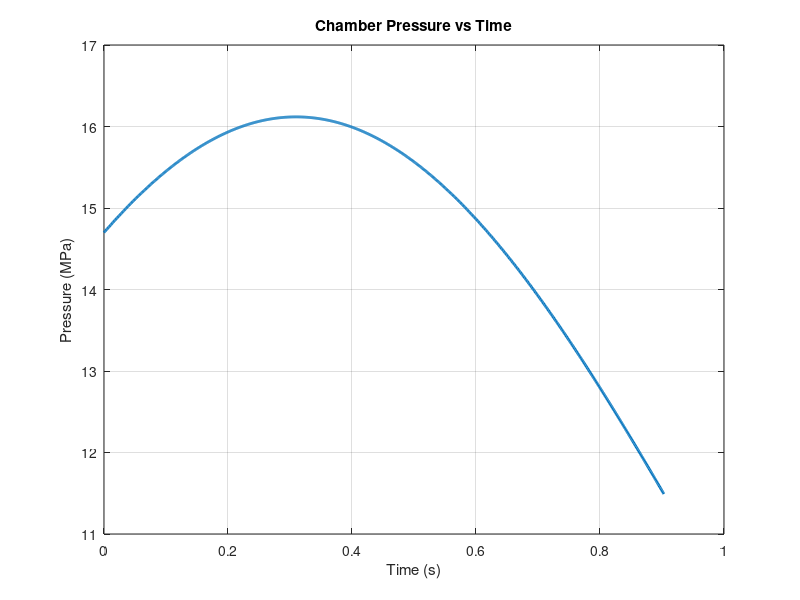
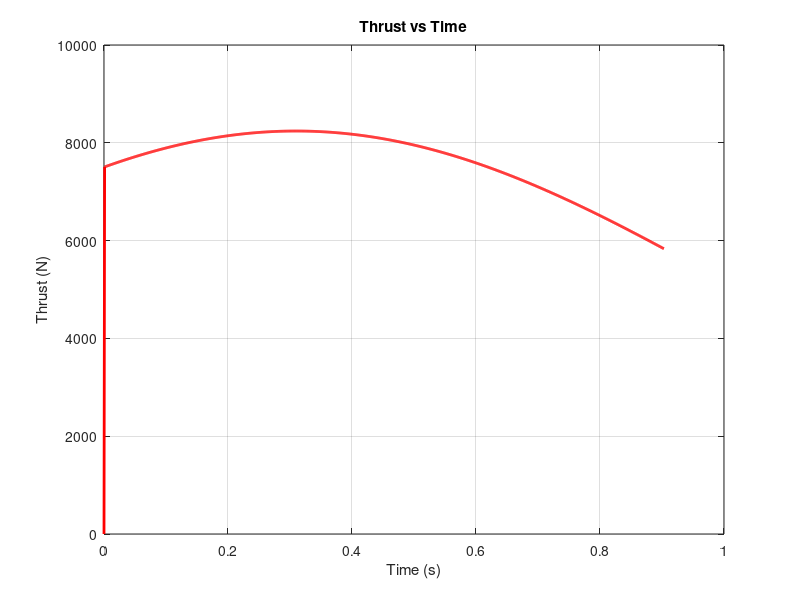
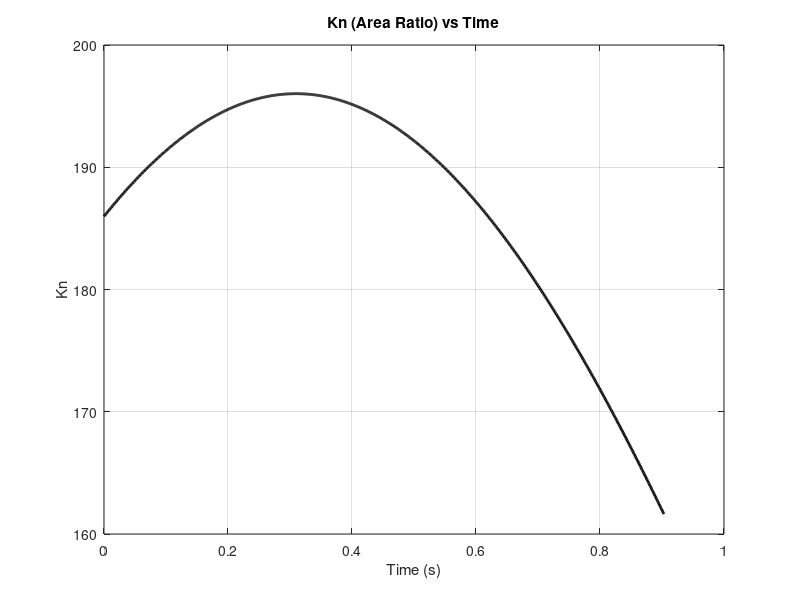

MATLAB code to generate these figures, in order:
% openMotor BATES Grain Simulation in MATLAB
% Analytical 0D Internal Ballistics Simulator

clear; clc; close all;

%% Configuration & Constants
% Constants
R_gas = 8314.462618; % Universal gas constant, J/(mol*K)
atm_pres = 101325; % Ambient pressure, Pa

% Simulation Settings
dt = 0.001; % Timestep, seconds
burnout_web_thres = 0.0001; % Web burnout threshold, m
burnout_thrust_thres = 0.1; % Thrust burnout threshold, N

%% Inputs
% Propellant Properties
prop.density = 1710; % kg/m^3 (approximate value for APCP)
prop.a = 0.025 / 1000; % Burn rate coefficient, converted from mm/(s*Pa^n) to m/(s*Pa^n)
prop.n = 0.43; % Burn rate exponent
prop.gamma = 1.17; % Specific Heat Ratio (k)
prop.t = 3019; % Combustion Temperature, K
prop.m = 25.935; % Exhaust Molar Mass, converted from kg/Kmol to kg/mol

% Nozzle Geometry
nozzle.throat_dia = 21 / 1000; % converted from mm to m
nozzle.exit_dia = 44.4 / 1000; % converted from mm to m
nozzle.efficiency = 0.95;
nozzle.div_angle = 15; % Divergence half-angle, degrees
nozzle.conv_angle = 45; % Convergence half-angle, degrees
nozzle.throat_length = 2 / 1000; % converted from mm to m
nozzle.slag_coeff = 0; % (m*Pa)/s
nozzle.erosion_coeff = 0; % m/(s*Pa)

% Grain Geometry (BATES)
grain.outer_dia = 98.7 / 1000; % converted from mm to m
grain.core_dia = 43.7 / 1000; % converted from mm to m
grain.length = 145 / 1000; % converted from mm to m
grain.num_grains = 2;

%% Pre-calculations
nozzle_throat_area_initial = pi * (nozzle.throat_dia / 2)^2;
nozzle_exit_area = pi * (nozzle.exit_dia / 2)^2;
nozzle_expansion_ratio = nozzle_exit_area / nozzle_throat_area_initial;
grain.web = (grain.outer_dia - grain.core_dia) / 2;
total_motor_volume = grain.num_grains * (pi * (grain.outer_dia / 2)^2 * grain.length);

% Calculate Nozzle Losses
divAngleRad = nozzle.div_angle * pi / 180;
divLoss = (1 + cos(divAngleRad)) / 2;
throatAspect = nozzle.throat_length / nozzle.throat_dia;
if throatAspect > 0.45
    throatLoss = 0.95;
else
    throatLoss = 0.99 - (0.0333 * throatAspect);
end
skinLoss = 0.99;
nozzle_adjusted_eff_mult = divLoss * throatLoss * nozzle.efficiency;

%% Helper Functions

% Pressure from Kn
calc_ideal_pressure = @(kn, prop, R_gas) ...
    ((kn * prop.density * prop.a) / ...
    (sqrt(prop.gamma / ((R_gas / prop.m) * prop.t)) * sqrt((2 / (prop.gamma + 1)) ^ ((prop.gamma + 1) / (prop.gamma - 1))))) ...
    ^ (1 / (1 - prop.n));

% Calculate Exit Pressure (Newton-Raphson approximation for Expansion Ratio)
% A/A* = (1/M) * [(2/(k+1)) * (1 + (k-1)/2 * M^2)]^((k+1)/(2*(k-1)))
% We use fsolve in openMotor, here we use an iterative approach or fzero
% Alternatively, using a more straightforward isentropic function to find Pe/Pc given Area Ratio
function Pe = calc_exit_pressure(Pc, eps, gamma)
    % Solves for Exit Pressure
    % eRatioFromPRatio = (((k+1)/2)^(1/(k-1))) * (pRatio ^ (1/k)) * ((((k+1)/(k-1))*(1-(pRatio^((k-1)/k))))^0.5);
    % We want eRatioFromPRatio(PR) = eps -> f(PR) = 0
    func = @(PR) ((((gamma+1)/2)^(1/(gamma-1))) * (PR .^ (1/gamma)) .* sqrt(((gamma+1)/(gamma-1)).*(1-(PR.^((gamma-1)/gamma))))) - 1/eps;

    % Initial guess for supersonic flow (PR = Pe/Pc is small)
    PR_guess = 0.05;
    options = optimset('Display', 'off');
    PR = fzero(func, PR_guess, options);
    Pe = PR * Pc;
end

% BATES Grain geometry calculations
function face_area = get_face_area(reg, grain)
    uncored = pi * (grain.outer_dia / 2)^2;
    core_area = pi * ((grain.core_dia / 2) + reg)^2;
    face_area = uncored - core_area;
    if face_area < 0
        face_area = 0;
    end
end

function port_area = get_port_area(reg, grain)
    uncored = pi * (grain.outer_dia / 2)^2;
    face_area = get_face_area(reg, grain);
    port_area = uncored - face_area;
end

function length_left = get_regressed_length(reg, grain)
    end_pos_0 = reg;
    end_pos_1 = grain.length - reg;
    length_left = end_pos_1 - end_pos_0;
    if length_left < 0
        length_left = 0;
    end
end

function core_SA = get_core_surface_area(reg, grain)
    core_perimeter = 2 * pi * ((grain.core_dia / 2) + reg);
    core_SA = core_perimeter * get_regressed_length(reg, grain);
end

function [SA, vol, free_vol, is_web_left] = calc_bates_geom(reg, grain, burnout_thres)
    is_web_left = (grain.web - reg) > burnout_thres;
    if ~is_web_left || get_regressed_length(reg, grain) <= 0
        SA = 0;
        vol = 0;
        free_vol = pi * (grain.outer_dia / 2)^2 * grain.length;
        return;
    end

    face_area = get_face_area(reg, grain);
    core_SA = get_core_surface_area(reg, grain);
    SA = (2 * face_area) + core_SA;
    vol = face_area * get_regressed_length(reg, grain);

    total_grain_vol = pi * (grain.outer_dia / 2)^2 * grain.length;
    free_vol = total_grain_vol - vol;
end

function mass_flux = get_peak_mass_flux(mass_in, dt, reg, d_reg, density, grain)
    % Equivalent to PerforatedGrain.getMassFlux at the bottom of the grain
    % position = endPos[1]
    end_pos_0 = reg;
    end_pos_1 = grain.length - reg;
    position = end_pos_1;

    % Bates has Both ends uninhibited
    top = get_face_area(reg + d_reg, grain) * d_reg * density;
    counted_core_length = position - (end_pos_0 + d_reg);
    if counted_core_length < 0
        counted_core_length = 0;
    end

    core = (get_port_area(reg + d_reg, grain) * counted_core_length) - ...
           (get_port_area(reg, grain) * counted_core_length);
    core = core * density;

    mass_flow = mass_in + ((top + core) / dt);
    mass_flux = mass_flow / get_port_area(reg + d_reg, grain);
end


%% Simulation Loop Setup
t = 0;
time_data = [0];
pressure_data = [];
thrust_data = [];
kn_data = [];
regression = 0;

dThroat = 0;
mass = 0;
for i = 1:grain.num_grains
    [~, v, ~, ~] = calc_bates_geom(0, grain, burnout_web_thres);
    mass = mass + (v * prop.density);
end
mass_data = [mass];

% Initial Calculations (t=0)
[total_SA, ~, free_vol, ~] = calc_bates_geom(0, grain, burnout_web_thres);
total_SA = total_SA * grain.num_grains;
throat_area = pi * ((nozzle.throat_dia + dThroat) / 2)^2;
Kn = total_SA / throat_area;
kn_data = [Kn];
initial_kn = Kn;

Pc = calc_ideal_pressure(Kn, prop, R_gas);
pressure_data = [Pc];
thrust_data = [0];
mass_flux_data = [0];

% Pre-calculate new metrics
propellant_length = grain.length * grain.num_grains * 1000; % mm
initial_port_area = pi * (grain.core_dia / 2)^2;
port_throat_ratio = initial_port_area / throat_area;

% volume loading = 1 - (free volume / total volume)
per_grain_free_vol = free_vol; % at t=0
total_free_vol = per_grain_free_vol * grain.num_grains;
volume_loading = (1 - (total_free_vol / total_motor_volume)) * 100;

%% Simulation Loop
while true
    % Store last regression distance before updating
    last_regression = regression;

    % Regression for this step based on LAST step's pressure
    if Pc > 0
        burn_rate = prop.a * (Pc ^ prop.n);
    else
        burn_rate = 0;
    end
    d_reg = burn_rate * dt;
    regression = regression + d_reg;

    % Check if all grains are burned out
    is_burning = false;
    total_SA = 0;
    current_mass = 0;
    mass_flow = 0;
    mass_flux = 0;

    for i = 1:grain.num_grains
        [SA, v, ~, is_web_left] = calc_bates_geom(regression, grain, burnout_web_thres);
        if is_web_left && SA > 0
            is_burning = true;

            % Python: perGrainMassFlux[gid] = grain.getPeakMassFlux(massFlow, dTime, perGrainReg[gid], reg, density)
            grain_mass_flux = get_peak_mass_flux(mass_flow, dt, last_regression, d_reg, prop.density, grain);

            % Python logic for massFlow
            last_grain_mass = get_face_area(last_regression, grain) * get_regressed_length(last_regression, grain) * prop.density;
            current_grain_mass = v * prop.density;
            mass_flow = mass_flow + (last_grain_mass - current_grain_mass) / dt;

            mass_flux = grain_mass_flux; % highest at the bottom
        end
        total_SA = total_SA + SA;
        current_mass = current_mass + (v * prop.density);
    end

    % If burnout occurred and pressure is practically zero, break
    if ~is_burning
        break;
    end

    % Calculate Throat Area (with erosion/slag - optional)
    if Pc == 0
        slagRate = 0;
    else
        slagRate = (1 / Pc) * nozzle.slag_coeff;
    end
    erosionRate = Pc * nozzle.erosion_coeff;
    dThroat = dThroat + dt * ((-2 * slagRate) + (2 * erosionRate));
    throat_area = pi * ((nozzle.throat_dia + dThroat) / 2)^2;

    % Update expansion ratio if throat area changes
    nozzle_expansion_ratio_current = nozzle_exit_area / throat_area;

    % Calculate Kn
    Kn = total_SA / throat_area;

    % Calculate Chamber Pressure
    Pc = calc_ideal_pressure(Kn, prop, R_gas);

    % Calculate Thrust
    if Pc > atm_pres
        Pe = calc_exit_pressure(Pc, nozzle_expansion_ratio_current, prop.gamma);

        % Ideal Thrust Coefficient
        term1 = (2 * (prop.gamma ^ 2)) / (prop.gamma - 1);
        term2 = (2 / (prop.gamma + 1)) ^ ((prop.gamma + 1) / (prop.gamma - 1));
        term3 = 1 - ((Pe / Pc) ^ ((prop.gamma - 1) / prop.gamma));
        momentumThrust = sqrt(term1 * term2 * term3);
        pressureThrust = ((Pe - atm_pres) * nozzle_exit_area) / (throat_area * Pc);
        C_f_ideal = momentumThrust + pressureThrust;

        % Adjusted Thrust Coefficient
        C_f_adj = nozzle_adjusted_eff_mult * (skinLoss * C_f_ideal + (1 - skinLoss));

        Thrust = C_f_adj * throat_area * Pc;
    else
        Thrust = 0;
        Pc = 0; % No significant pressure below ambient for our simple model
    end
    Thrust = max(Thrust, 0);

    % Break if thrust goes below threshold on burnout (tail off usually simulated via mass conservation,
    % but for ideal 0D this is a valid end condition when burning area goes to 0)
    if ~is_burning && Thrust < burnout_thrust_thres
        break;
    end

    % Update Time
    t = t + dt;

    % Store Data
    time_data = [time_data, t];
    kn_data = [kn_data, Kn];
    pressure_data = [pressure_data, Pc];
    thrust_data = [thrust_data, Thrust];
    mass_data = [mass_data, current_mass];
    mass_flux_data = [mass_flux_data, mass_flux];
end

%% Plotting Results

% Figure 1: Chamber Pressure over Time
figure('Name', 'openMotor BATES - Chamber Pressure');
plot(time_data, pressure_data / 1e6, 'LineWidth', 2);
title('Chamber Pressure vs Time');
xlabel('Time (s)');
ylabel('Pressure (MPa)');
grid on;

% Figure 2: Thrust over Time
figure('Name', 'openMotor BATES - Thrust');
plot(time_data, thrust_data, 'LineWidth', 2, 'Color', 'r');
title('Thrust vs Time');
xlabel('Time (s)');
ylabel('Thrust (N)');
grid on;

% Figure 3: Kn over Time
figure('Name', 'openMotor BATES - Kn');
plot(time_data, kn_data, 'LineWidth', 2, 'Color', 'k');
title('Kn (Area Ratio) vs Time');
xlabel('Time (s)');
ylabel('Kn');
grid on;

%% Performance Metrics Calculations
% Calculate active burn time indices
burn_indices = find(thrust_data > burnout_thrust_thres);
if isempty(burn_indices)
    burn_start_idx = 1;
    burn_end_idx = length(time_data);
else
    burn_start_idx = burn_indices(1);
    burn_end_idx = burn_indices(end);
end

burn_time = time_data(burn_end_idx);

% Propellant mass
initial_mass = mass_data(1);
final_mass = mass_data(end);
propellant_mass_consumed = initial_mass - final_mass;

% Total Impulse (motorlib calculates using Euler integration)
total_impulse = 0;
last_time = 0;
for j = 1:length(time_data)
    total_impulse = total_impulse + thrust_data(j) * (time_data(j) - last_time);
    last_time = time_data(j);
end

% Averages and Maxima
max_thrust = max(thrust_data);
max_pressure_pa = max(pressure_data);
max_pressure = max_pressure_pa / 1e6; % Convert to MPa
peak_kn = max(kn_data);
peak_mass_flux = max(mass_flux_data);

% motorlib computes average via sum(data)/len(data)
avg_thrust = sum(thrust_data) / length(thrust_data);
avg_pressure_pa = sum(pressure_data) / length(pressure_data);
avg_pressure = avg_pressure_pa / 1e6;

% Ideal and Delivered Thrust Coefficients at average pressure
if avg_pressure_pa > 0
    Pe_avg = calc_exit_pressure(avg_pressure_pa, nozzle_expansion_ratio, prop.gamma);
    term1 = (2 * (prop.gamma ^ 2)) / (prop.gamma - 1);
    term2 = (2 / (prop.gamma + 1)) ^ ((prop.gamma + 1) / (prop.gamma - 1));
    term3 = 1 - ((Pe_avg / avg_pressure_pa) ^ ((prop.gamma - 1) / prop.gamma));
    momentumThrust_avg = sqrt(term1 * term2 * term3);
    pressureThrust_avg = ((Pe_avg - atm_pres) * nozzle_exit_area) / (nozzle_throat_area_initial * avg_pressure_pa);
    ideal_thrust_coeff = momentumThrust_avg + pressureThrust_avg;
    delivered_thrust_coeff = nozzle_adjusted_eff_mult * (skinLoss * ideal_thrust_coeff + (1 - skinLoss));
else
    ideal_thrust_coeff = 0;
    delivered_thrust_coeff = 0;
end

% Specific Impulse
g0 = 9.80665;
specific_impulse = total_impulse / (propellant_mass_consumed * g0);

% Motor Designation
motor_designation = 'N/A';
class_percentage = 0;
if total_impulse >= 1.25
    order = floor(log2(total_impulse / 1.25)) + 1;
    min_class_impulse = 1.25 * 2^(order - 1);
    class_percentage = (total_impulse - min_class_impulse) / min_class_impulse * 100;

    letters = '';

    order = floor(log2(total_impulse / 1.25)) + 1;
    for place = 0:floor(log(order) / log(26))
        remainder = mod(order, 26);
        letters = [char(remainder + 64), letters];
        order = floor((order - remainder) / 26);
    end

    motor_designation = sprintf('%s%.0f', letters, avg_thrust);
end

%% Print Results to Console
disp('----------------------------------------------------');
disp('            openMotor MATLAB Simulation             ');
disp('----------------------------------------------------');
fprintf('Motor Designation         : %s - %.0f%%\n', motor_designation, class_percentage);
fprintf('Impulse (Ns)              : %.2f\n', total_impulse);
fprintf('Delivered ISP (s)         : %.2f\n', specific_impulse);
fprintf('Burn Time (s)             : %.3f\n', burn_time);
fprintf('Volume Loading (%%)        : %.2f\n', volume_loading);
fprintf('Average Pressure (MPa)    : %.4f\n', avg_pressure);
fprintf('Peak Pressure (MPa)       : %.4f\n', max_pressure);
fprintf('Initial Kn                : %.2f\n', initial_kn);
fprintf('Peak Kn                   : %.2f\n', peak_kn);
fprintf('Ideal Thrust Coefficient  : %.4f\n', ideal_thrust_coeff);
fprintf('Propellant Mass (kg)      : %.4f\n', propellant_mass_consumed);
fprintf('Propellant Length (mm)    : %.2f\n', propellant_length);
fprintf('Port/Throat Ratio         : %.2f\n', port_throat_ratio);
fprintf('Peak Mass Flux (kg/m^2*s) : %.2f\n', peak_mass_flux);
fprintf('Delivered Thrust Coeff    : %.4f\n', delivered_thrust_coeff);
disp('----------------------------------------------------');
disp('Simulation completed successfully!');
